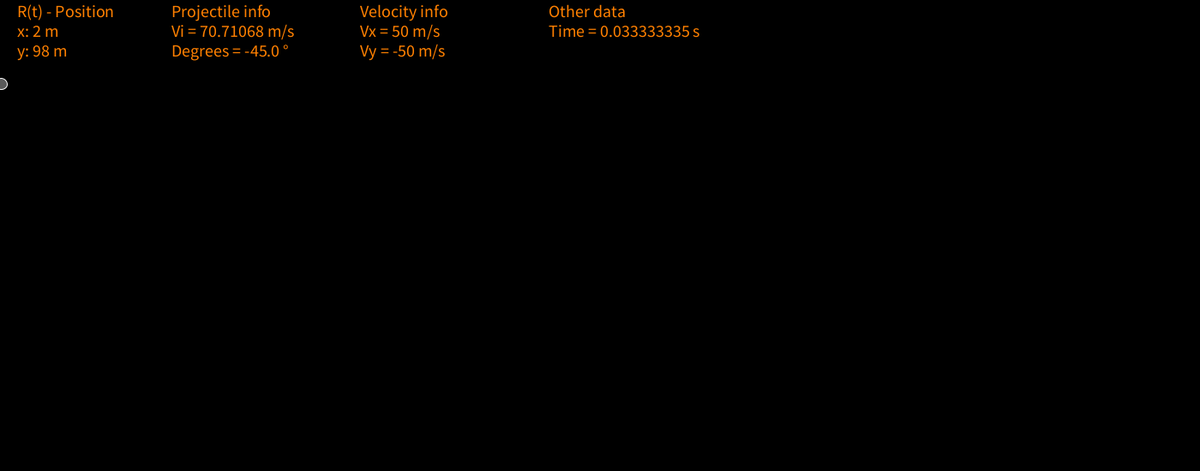
Frame 1 (no input)
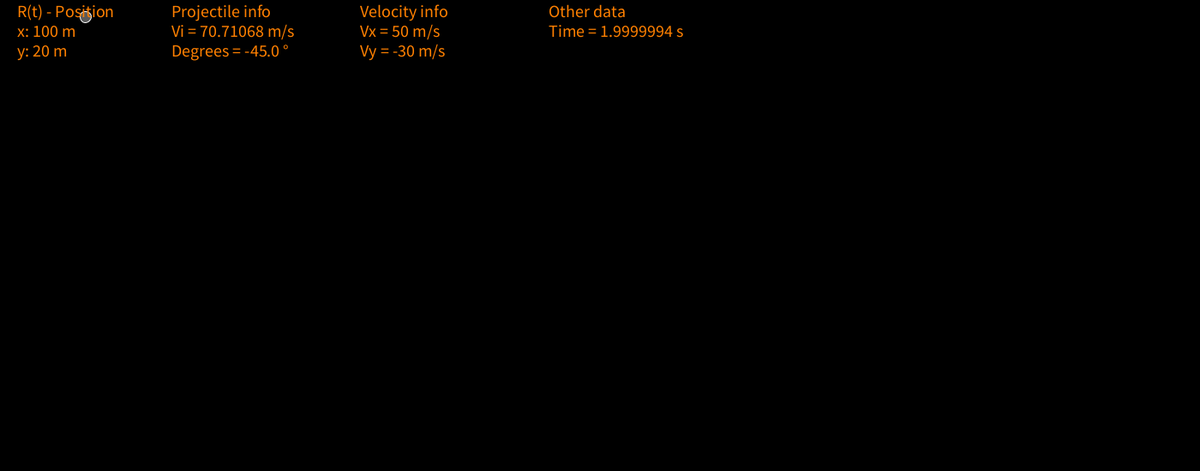
Frame 60 (the mouse pressed at the canvas centre just before this capture)
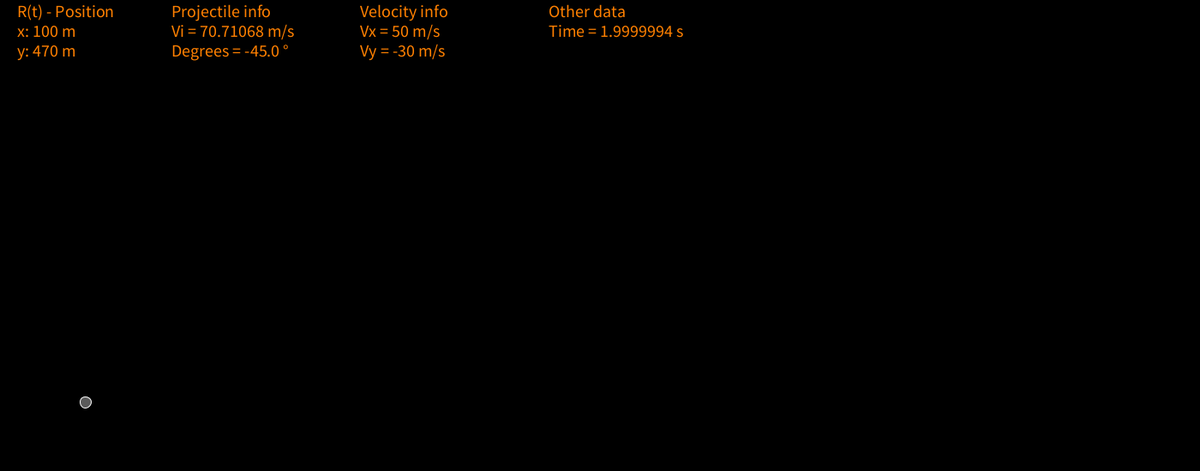
Frame 120 (the mouse held since frame 60 and released just before this capture)

The Processing sketch that drew these frames (run headless with seeded random() and noise(); from frame 60 on, the mouse is pressed at the canvas centre):

// Processing sketch: SimpleProjectille_Method_3
// ── SimpleProjectille_Method_3.pde
PVector vStart = new PVector(50, -50);

Ball cannonball = new Ball(vStart);

float time = 0;

boolean stop;

int interval = 30;

void setup() {
  size(1400, 550);

  background(0);

  fill(255, 90);

  stroke(255);

  smooth();

  stop = false;
}

void draw() {
  background(0);

  if (stop != true) {
    time += 1 / (float)interval;
  }

  cannonball.update(1.0 / interval);

  displayData();
}

void displayData() {
  int pos1 = 20;

  int pos2 = 200;

  int pos3 = 420;

  int pos4 = 640;

  int line1 = 20;

  int line2 = 43;

  int line3 = 66;

  fill(255, 128, 0);

  textSize(20);

  text("R(t) - Position", pos1, line1);

  text("x: " + round(cannonball.getPosition().x) + " m", pos1, line2);

  text("y: " + round(cannonball.getPosition().y) + " m", pos1, line3);

  text("Projectile info", pos2, line1);

  text("Vi = " + cannonball.getSpeed() + " m/s", pos2, line2);

  text("Degrees = " + degrees(cannonball.getTheta()) + " °", pos2, line3);

  text("Velocity info", pos3, line1);

  text("Vx = " + round(cannonball.getVel().x) + " m/s", pos3, line2);

  text("Vy = " + round(cannonball.getVel().y) + " m/s", pos3, line3);

  text("Other data", pos4, line1);

  text("Time = " + time + " s", pos4, line2);

  fill(255, 90);
}

void mousePressed() {
  stop = false;

  time = 0;

  cannonball = new Ball(vStart);
}

// ── Ball.pde
class Ball {
  // 小球的初始速度向量
  PVector v0;

  // 小球运动中的速度向量
  PVector v;

  // 小球运动中的位置向量
  PVector position;

  // 初始化
  Ball(PVector _v0) {
    v0 = _v0.copy();

    v = _v0.copy();

    position = new PVector(0, height);
  }

  void update(float interval) {
    // 检测是否与屏幕边界发生碰撞
    if (position.x >= 0 && position.x <= width && position.y >=0 && position.y <= height) {
      PVector g = new PVector(0, 9.8);

      // 保留前一个时刻的速度向量
      PVector tpV = v.copy();

      // 计算v0 * t,参数interval是两个观察点之间的时间间隔
      g.mult(interval);

      // 计算小球运动中当前时刻的速度向量
      v.add(g);

      g.set(0, 9.8);

      // 计算0.5 * g * t * t
      g.mult(0.5 * interval * interval);

      tpV.mult(interval);

      // 两个时间间隔内物体的位移
      tpV.add(g);

      // 小球当前时刻的位置,应该是前一刻的位置再加上这个时间间隔内的位置
      position.add(tpV);

      ellipse(position.x, position.y, 13, 13);
    } else {
      stop = true;
    }
  }

  // 返回小球运动中当前时刻的速度向量
  PVector getVel() {
    return v;
  }

  PVector getPosition() {
    return position;
  }

  float getSpeed() {
    return v0.mag();
  }

  float getTheta() {
    return v0.heading();
  }
}
